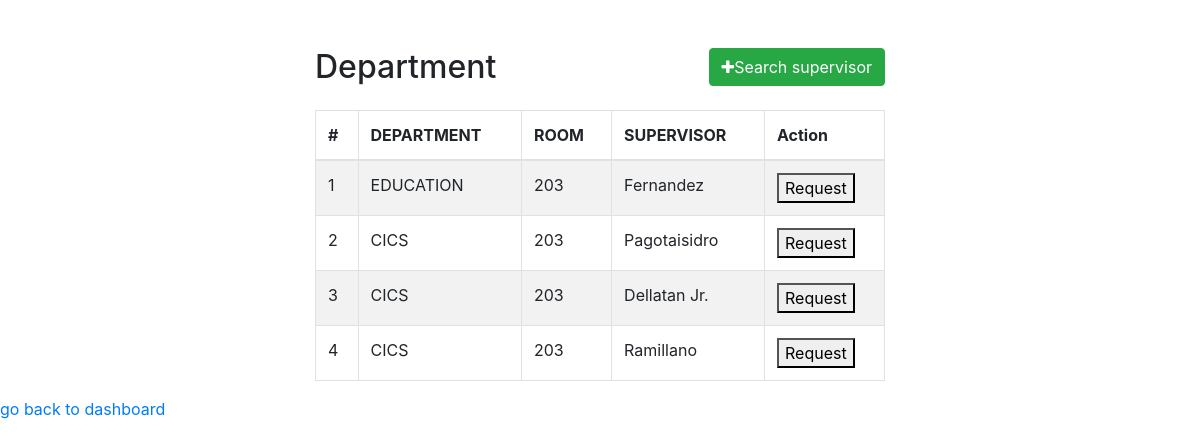
The app's page /Student/find_Supervisor/index.php, older data.
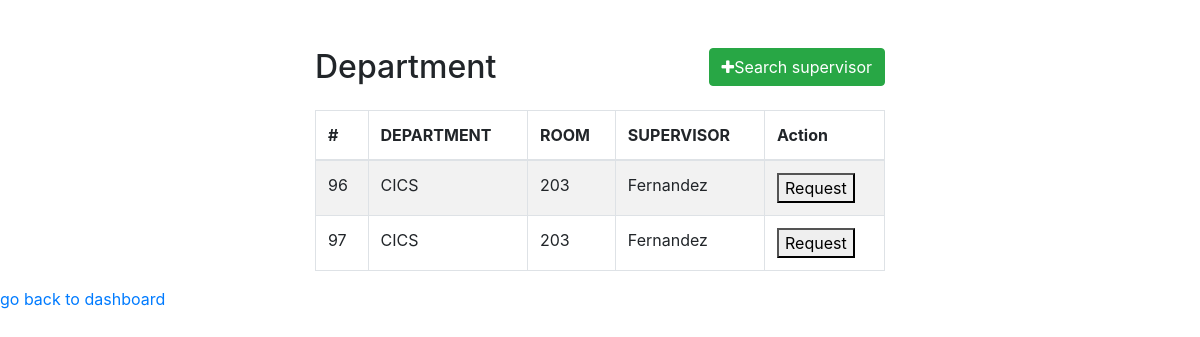
The same page, newer data.
### tables this page shows
CREATE TABLE `supervisors` (
  `supervisor_info_id` int(11) NOT NULL,
  `users_id` int(11) NOT NULL,
  `firstname` varchar(50) NOT NULL,
  `lastname` varchar(50) NOT NULL,
  `middlename` varchar(50) NOT NULL,
  `email` varchar(250) NOT NULL,
  `position` varchar(50) NOT NULL,
  `department` varchar(50) NOT NULL,
  `room` varchar(50) NOT NULL,
  `profile_pic` longblob NOT NULL,
  `gender` varchar(20) NOT NULL
);

### Student/find_Supervisor/index.php (the view, shortened to what this page needs)
<?php
    require_once "../../includes/config.php";
?>
<!DOCTYPE html>
<html lang="en">
<head>
    <link rel="stylesheet" href="https://stackpath.bootstrapcdn.com/bootstrap/4.5.2/css/bootstrap.min.css">
    <link rel="stylesheet" href="https://maxcdn.bootstrapcdn.com/font-awesome/4.7.0/css/font-awesome.min.css">
</head>
<body>
    <div class="wrapper">
        <div class="container-fluid">
            <div class="row">
                <div class="col-md-12">
                    <div class="mt-5 mb-3 clearfix">
                        <h2 class="pull-left">Department</h2>
                        <a href="create.php" class="btn btn-success pull-right"><i class="fa fa-plus"></i>Search supervisor</a>
                    </div>
                    <?php
                $sql = 'SELECT * FROM supervisors;';
                    if($result = $pdo->query($sql)){
                        if($result->rowCount() > 0){
                            echo '<table class="table table-bordered table-striped">';
                                echo "<thead>";
                                    echo "<tr>";
                                        echo "<th>#</th>";
                                        echo "<th>DEPARTMENT</th>";
                                        echo "<th>ROOM</th>";
                                        echo "<th>SUPERVISOR</th>";
                                        echo "<th>Action</th>";
                                    echo "</tr>";
                                echo "</thead>";
                                echo "<tbody>";
                                    while ($row = $result->fetch()) {
                                    echo "<tr>";
                                    echo "<td>" . $row['supervisor_info_id'] . "</td>";
                                    echo "<td>" . $row['department'] . "</td>";
                                    echo "<td>" . $row['room'] . "</td>";
                                    echo "<td>" . $row['lastname'] . "</td>";
                                    echo "<td>";
                                    echo '
                                        <form action="../find_Supervisor/request.php?supervisor_info_id=' . $row['supervisor_info_id'] . '" method="post">
                                            <input type="hidden" name="supervisor_id" value="' . $row['supervisor_info_id'] . '">';
                                    echo '<input type="hidden" name="stu_id" value="' . $stu_id . '">
                                        <button type="submit" id="ReqButton" onclick="OneClickedButton()" >Request</button>
                                        </form>';
                                    echo "</td>";
                                    echo "</tr>";
                                }
                                echo "</tbody>";
                            echo "</table>";
                        } else{
                            echo '<div class="alert alert-danger"><em>No records were found.</em></div>';
                        }
                    } else{
                        echo "Oops! Something went wrong. Please try again later.";
                    }
                    ?>
                </div>
            </div>
        </div>
    </div>
    <a href="../index.php">go back to dashboard</a>
</body>
</html>

Row changes from the older to the newer data that the page shows:
removed supervisors: supervisor_info_id "1", department "EDUCATION", room "203", lastname "Fernandez"
removed supervisors: supervisor_info_id "2", department "CICS", room "203", lastname "Pagotaisidro"
removed supervisors: supervisor_info_id "3", department "CICS", room "203", lastname "Dellatan Jr."
removed supervisors: supervisor_info_id "4", department "CICS", room "203", lastname "Ramillano"
added supervisors: supervisor_info_id "96", department "CICS", room "203", lastname "Fernandez"
added supervisors: supervisor_info_id "97", department "CICS", room "203", lastname "Fernandez"
